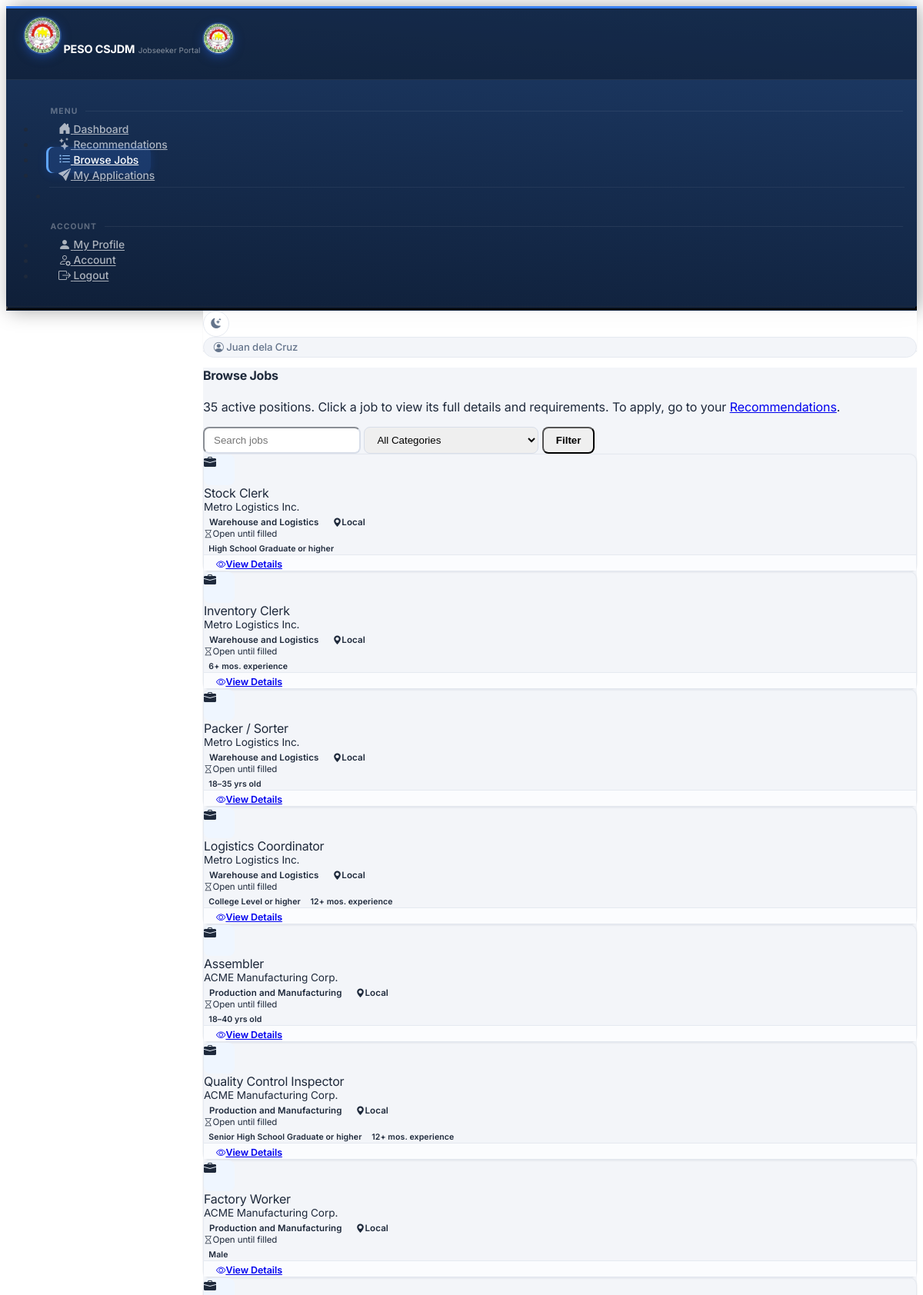
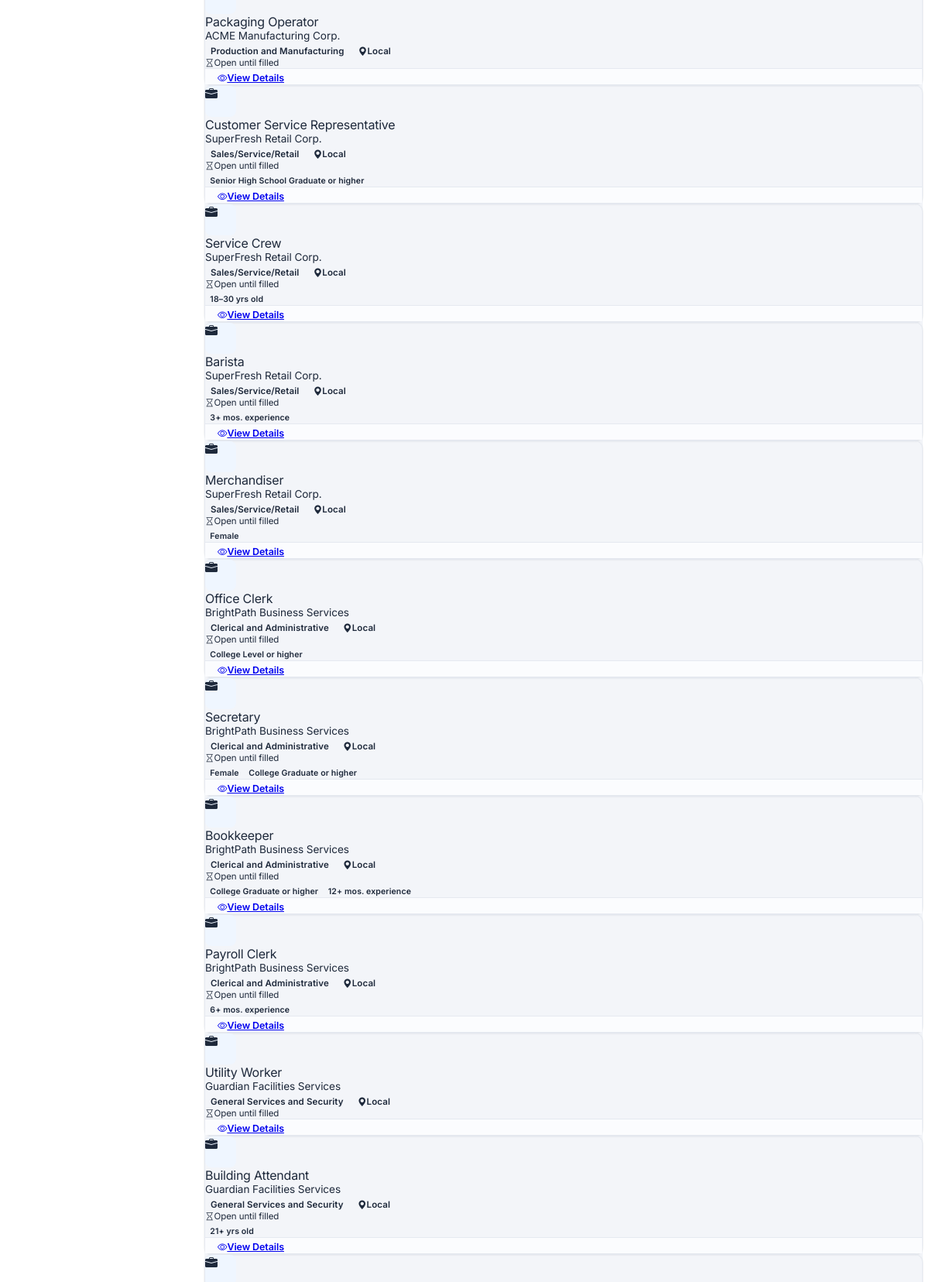
The app's page /jobseeker/jobs (signed in, upper part) with its own data (2 pictures, top to bottom).
### tables this page shows
CREATE TABLE job_vacancies (
            id                   INTEGER  PRIMARY KEY AUTOINCREMENT,
            employer_name        TEXT     NOT NULL,
            job_title            TEXT     NOT NULL,
            occupational_category TEXT    NOT NULL,
            is_local             INTEGER  DEFAULT 1,
            is_active            INTEGER  DEFAULT 1,
            created_at           DATETIME DEFAULT CURRENT_TIMESTAMP
        , employer_id INTEGER REFERENCES users(id), application_deadline DATE, req_gender TEXT DEFAULT 'Any', req_age_min INTEGER, req_age_max INTEGER, req_education TEXT, req_physical TEXT, req_experience TEXT, req_other TEXT, req_documents TEXT, req_experience_months INTEGER);

### app.py (the view)
@app.route('/jobseeker/jobs')
@jobseeker_required
def jobseeker_jobs():
    db       = get_db()
    ap       = _get_my_applicant()
    search   = request.args.get('search', '').strip()
    category = request.args.get('category', '')
    conds, params = [OPEN_VACANCY_SQL], []
    if search:
        conds.append('(job_title LIKE ? OR employer_name LIKE ?)')
        like = f'%{search}%'
        params += [like, like]
    if category:
        conds.append('occupational_category=?')
        params.append(category)
    vacancies = db.execute(
        f'SELECT * FROM job_vacancies WHERE {" AND ".join(conds)} ORDER BY created_at DESC', params
    ).fetchall()
    applied_ids = set()
    if ap:
        applied_ids = {r['vacancy_id'] for r in db.execute(
            "SELECT vacancy_id FROM referrals WHERE applicant_id=? AND status != 'cancelled'",
            (ap['id'],)
        ).fetchall()}
    profile_ok = bool(ap and ap['educ_level'] and ap['preferred_position'] and ap['skills'])
    return render_template('jobseeker/jobs.html', ap=ap, vacancies=vacancies,
                           applied_ids=applied_ids, profile_ok=profile_ok,
                           search=search, category=category, categories=CATEGORY_LIST)

### app.py (called while the page is built, shortened)
def get_db():
    if 'db' not in g:
        g.db = sqlite3.connect(DATABASE)
        g.db.row_factory = sqlite3.Row
        g.db.execute('PRAGMA foreign_keys = ON')
    return g.db

def _g(v, key):
    try:
        return v[key]
    except (KeyError, IndexError, TypeError):
        return None

def req_summary(v):
    out = []
    g = _g(v, 'req_gender')
    if g in ('Male', 'Female'):
        out.append(g)
    lo, hi = _g(v, 'req_age_min'), _g(v, 'req_age_max')
    if lo and hi:
        out.append(f'{lo}\u2013{hi} yrs old')
    elif lo:
        out.append(f'{lo}+ yrs old')
    elif hi:
        out.append(f'Up to {hi} yrs old')
    if _g(v, 'req_education'):
        out.append(f"{_g(v, 'req_education')} or higher")
    m = _g(v, 'req_experience_months')
    if m:
        out.append(f'{m}+ mos. experience')
    return out

def role_required(*roles):
    def decorator(f):
        @wraps(f)
        def decorated(*args, **kwargs):
            if 'user_id' not in session:
                return redirect(url_for('login'))
            if session.get('role') not in roles:
                flash('You do not have permission to access this page.', 'danger')
                return redirect(_role_home())
            return f(*args, **kwargs)
        return decorated
    return decorator

@app.context_processor
def inject_globals():
    pending_employers_count = 0
    return {
        'pipeline_loaded':         pipeline is not None,
        'session_role':            session.get('role', ''),
        'pending_employers_count': pending_employers_count,
    }

def _get_my_applicant():
    return get_db().execute(
        'SELECT * FROM applicants WHERE user_id=?', (session['user_id'],)
    ).fetchone()

### templates/jobseeker/jobs.html (shortened to what this page needs)
{% extends 'base_jobseeker.html' %}
{% block content %}
<div class="mb-3">
  <h4 class="fw-bold mb-0">Browse Jobs</h4>
  <p class="text-muted small mb-0">{{ vacancies|length }} active position{{ 's' if vacancies|length != 1 else '' }}. Click a job to view its full details and requirements. To apply, go to your <a href="{{ url_for('jobseeker_recommendations') }}">Recommendations</a>.</p>
</div>
<form method="GET" action="{{ url_for('jobseeker_jobs') }}" class="d-flex gap-2 flex-wrap mb-4">
  <input type="text" name="search" value="{{ search }}" maxlength="80"
         class="form-control" style="max-width:260px;" placeholder="Search jobs" />
  <select name="category" class="form-select" style="max-width:240px;">
    <option value="">All Categories</option>
  </select>
  <button type="submit" class="btn btn-outline-primary">Filter</button>
</form>
{% if vacancies %}
<div class="row g-3">
  {% for v in vacancies %}
  <div class="col-sm-6 col-lg-4 col-xl-3">
    <div class="card h-100 border shadow-sm" style="border-radius:10px;">
      <div class="card-body p-3">
        <div class="d-flex align-items-start gap-2 mb-2">
          <div class="d-flex align-items-center justify-content-center flex-shrink-0"
               style="width:40px;height:40px;border-radius:8px;background:#eff6ff;">
            <i class="bi bi-briefcase-fill text-primary"></i>
          </div>
          <div class="overflow-hidden">
            <div class="fw-bold text-truncate" style="font-size:1rem;">{{ v.job_title }}</div>
            <div class="text-muted text-truncate" style="font-size:.85rem;">{{ v.employer_name }}</div>
          </div>
        </div>
        <span class="badge bg-primary-subtle text-primary-emphasis" style="font-size:.72rem;">{{ v.occupational_category }}</span>
        {% if v.is_local %}
        <span class="badge bg-success-subtle text-success-emphasis ms-1" style="font-size:.72rem;"><i class="bi bi-geo-alt-fill me-1"></i>Local</span>
        {% endif %}
        <div class="mt-2">{% include '_vacancy_details.html' %}</div>
      </div>
      <div class="card-footer bg-transparent border-top-0 pt-0 pb-3 px-3">
        <a href="{{ url_for('public_job_detail', vid=v.id, src='jobs') }}" class="btn btn-outline-secondary w-100 py-0 px-2" style="font-size:.78rem;">
          <i class="bi bi-eye me-1"></i>View Details
        </a>
      </div>
    </div>
  </div>
  {% endfor %}
</div>
{% else %}
<div class="text-center py-5 text-muted">
  <i class="bi bi-briefcase" style="font-size:2.5rem;opacity:.25;"></i>
  <p class="mt-3">No vacancies found for the selected filters.</p>
</div>
{% endif %}
{% endblock %}

### templates/_vacancy_details.html (shortened to what this page needs)
{% set chips = req_summary(v) %}
<div class="text-muted" style="font-size:.72rem;">
  {% if v.application_deadline %}
  <i class="bi bi-hourglass-split me-1"></i>Apply until {{ v.application_deadline|friendly_date }}
  {% else %}
  <i class="bi bi-hourglass me-1"></i>Open until filled
  {% endif %}
</div>
{% if chips %}
<div class="mt-1">
  {% for c in chips %}<span class="badge bg-secondary-subtle text-secondary-emphasis me-1 fw-normal" style="font-size:.66rem;">{{ c }}</span>{% endfor %}
</div>
{% endif %}

### static/css/custom.css (style rules this page uses)
:root { --peso-dark: #1e3a5f; --peso-blue: #2563eb; --peso-blue-600: #1d4ed8; --peso-bg: #f3f5f9; --peso-surface: #ffffff; --peso-border: #e5e9f0; --peso-text: #1e293b; --peso-muted: #64748b; --shadow-xs: 0 1px 2px rgba(16, 24, 40, .05); --shadow-sm: 0 1px 3px rgba(16, 24, 40, .08), 0 1px 2px rgba(16, 24, 40, .04); --shadow-md: 0 6px 16px rgba(16, 24, 40, .08); --shadow-lg: 0 12px 28px rgba(16, 24, 40, .12); --radius: 12px; --radius-sm: 8px; --cui-primary: #2563eb; --cui-primary-rgb: 37, 99, 235; --bs-primary: #2563eb; --bs-primary-rgb: 37, 99, 235; --peso-header-bg: rgba(255, 255, 255, .85); --peso-card-footer: #fbfcfe; --peso-thead-bg: #f8fafc; --peso-progress-bg: #eef1f6; --peso-form-border: #d8dee9; --peso-form-label: #334155; --peso-success-tint: #eafaf1; --peso-success-surface: #f0fdf4; --peso-success-border: #86efac; --peso-chart-amber: #eda100; --peso-chart-teal: #1baf7a; --peso-status-good: #0ca30c; --peso-cta-a: #eff6ff; --peso-cta-b: #f0fdf4; }
body { font-family: 'Inter', system-ui, -apple-system, 'Segoe UI', Roboto, sans-serif; color: var(--peso-text); -webkit-font-smoothing: antialiased; -moz-osx-font-smoothing: grayscale; letter-spacing: -.005em; }
h1, h2, h3, h4, h5, h6, .fw-bold, .fw-semibold { letter-spacing: -.015em; }
.card { border-radius: var(--radius); border: 1px solid var(--peso-border); box-shadow: var(--shadow-sm); transition: box-shadow .18s ease, transform .18s ease; }
.card.shadow-sm { box-shadow: var(--shadow-sm) !important; }
.card-footer { background: var(--peso-card-footer); border-top: 1px solid var(--peso-border); }
.btn { font-weight: 600; border-radius: var(--radius-sm); padding: .5rem 1rem; transition: transform .12s ease, box-shadow .15s ease, background-color .15s ease; }
.form-control, .form-select { border-radius: var(--radius-sm); border-color: var(--peso-form-border); padding: .5rem .75rem; transition: border-color .15s ease, box-shadow .15s ease; }
.badge { font-weight: 600; letter-spacing: .01em; padding: .38em .6em; border-radius: 6px; }

### records on screen
job_vacancies: job_title "Stock Clerk", employer_name "Metro Logistics Inc.", occupational_category "Warehouse and Logistics", is_local 1 (drawn), shows "Open until filled", chips "High School Graduate or higher"
job_vacancies: job_title "Inventory Clerk", employer_name "Metro Logistics Inc.", occupational_category "Warehouse and Logistics", is_local 1 (drawn), shows "Open until filled", chips "6+ mos. experience"
job_vacancies: job_title "Packer / Sorter", employer_name "Metro Logistics Inc.", occupational_category "Warehouse and Logistics", is_local 1 (drawn), shows "Open until filled", chips "18–35 yrs old"
job_vacancies: job_title "Logistics Coordinator", employer_name "Metro Logistics Inc.", occupational_category "Warehouse and Logistics", is_local 1 (drawn), shows "Open until filled", chips "College Level or higher" "12+ mos. experience"
job_vacancies: job_title "Assembler", employer_name "ACME Manufacturing Corp.", occupational_category "Production and Manufacturing", is_local 1 (drawn), shows "Open until filled", chips "18–40 yrs old"
job_vacancies: job_title "Quality Control Inspector", employer_name "ACME Manufacturing Corp.", occupational_category "Production and Manufacturing", is_local 1 (drawn), shows "Open until filled", chips "Senior High School Graduate or higher" "12+ mos. experience"
job_vacancies: job_title "Factory Worker", employer_name "ACME Manufacturing Corp.", occupational_category "Production and Manufacturing", is_local 1 (drawn), shows "Open until filled", req_gender "Male"
job_vacancies: job_title "Packaging Operator", employer_name "ACME Manufacturing Corp.", occupational_category "Production and Manufacturing", is_local 1 (drawn), shows "Open until filled"
job_vacancies: job_title "Customer Service Representative", employer_name "SuperFresh Retail Corp.", occupational_category "Sales/Service/Retail", is_local 1 (drawn), shows "Open until filled", chips "Senior High School Graduate or higher"
job_vacancies: job_title "Service Crew", employer_name "SuperFresh Retail Corp.", occupational_category "Sales/Service/Retail", is_local 1 (drawn), shows "Open until filled", chips "18–30 yrs old"
job_vacancies: job_title "Barista", employer_name "SuperFresh Retail Corp.", occupational_category "Sales/Service/Retail", is_local 1 (drawn), shows "Open until filled", chips "3+ mos. experience"
job_vacancies: job_title "Merchandiser", employer_name "SuperFresh Retail Corp.", occupational_category "Sales/Service/Retail", is_local 1 (drawn), shows "Open until filled", req_gender "Female"
job_vacancies: job_title "Office Clerk", employer_name "BrightPath Business Services", occupational_category "Clerical and Administrative", is_local 1 (drawn), shows "Open until filled", chips "College Level or higher"
job_vacancies: job_title "Secretary", employer_name "BrightPath Business Services", occupational_category "Clerical and Administrative", is_local 1 (drawn), shows "Open until filled", req_gender "Female", chips "College Graduate or higher"
job_vacancies: job_title "Bookkeeper", employer_name "BrightPath Business Services", occupational_category "Clerical and Administrative", is_local 1 (drawn), shows "Open until filled", chips "College Graduate or higher" "12+ mos. experience"
job_vacancies: job_title "Payroll Clerk", employer_name "BrightPath Business Services", occupational_category "Clerical and Administrative", is_local 1 (drawn), shows "Open until filled", chips "6+ mos. experience"
job_vacancies: job_title "Utility Worker", employer_name "Guardian Facilities Services", occupational_category "General Services and Security", is_local 1 (drawn), shows "Open until filled"
job_vacancies: job_title "Building Attendant", employer_name "Guardian Facilities Services", occupational_category "General Services and Security", is_local 1 (drawn), shows "Open until filled", chips "21+ yrs old"

### other values on screen
{{ session.get('full_name', 'Jobseeker') }} "Juan dela Cruz"
{{ vacancies|length }} "35"
{{ 's' if vacancies|length != 1 else '' }} "s"
